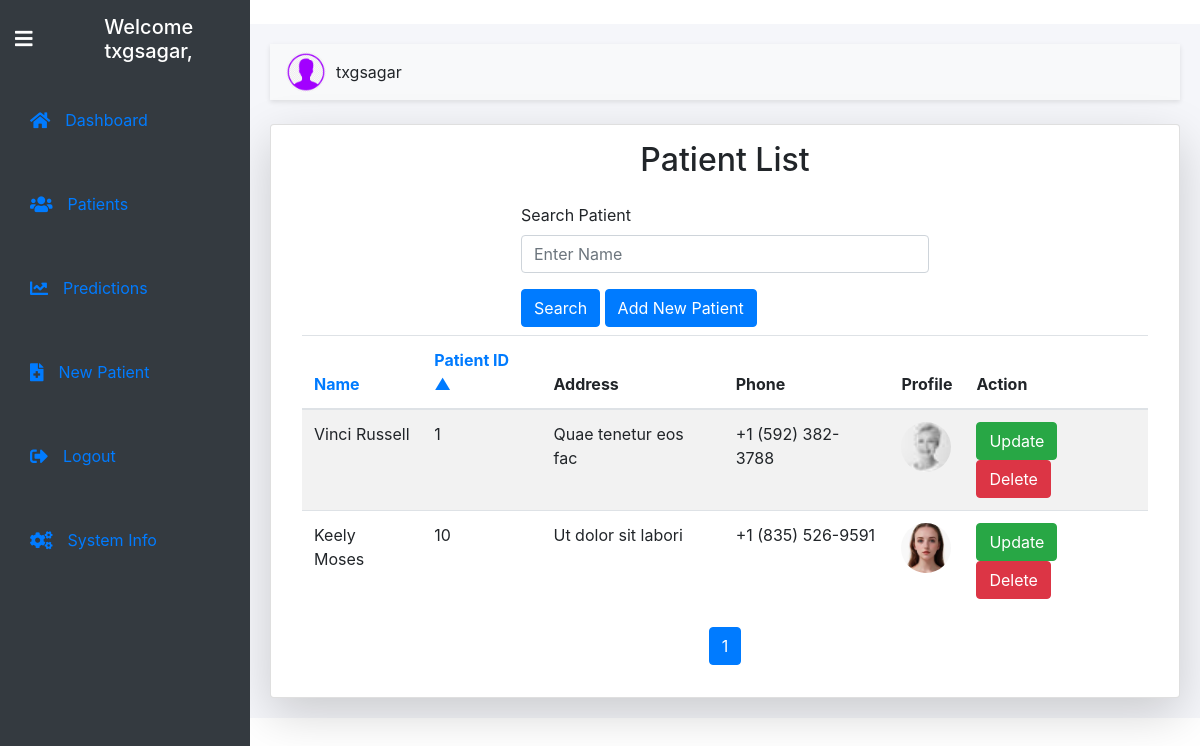
/patients/ (signed in), run on the app's committed database.
### dashboard/models.py (models this page shows, shortened)
class Patient(models.Model):
    owner = models.ForeignKey(User, on_delete=models.CASCADE)
    name = models.CharField(max_length=100)
    uId = models.IntegerField(unique=True)
    email = models.EmailField(blank=True)
    address = models.TextField()
    picture = models.ImageField(upload_to='user_pictures/')
    phone = models.CharField(max_length=15)
    age = models.IntegerField()
    sex = models.CharField(max_length=6, choices=[('Male', 'Male'), ('Female', 'Female')], default='Female')

### dashboard/views.py (the view)
# urls.py: path('patients/', patient_list, name='patient-list'),
@login_required
def patient_list(request):
    sort_by = request.GET.get('sort', 'uId')
    order = request.GET.get('order', 'asc')
    if order == 'desc':
        sort_field = f'-{sort_by}'
    else:
        sort_field = sort_by
    search_query = request.GET.get('search', '')
    if request.user.is_superuser:
        patients = Patient.objects.all()
    else:
        patients = Patient.objects.filter(owner=request.user)
    if search_query:
        patients = patients.filter(name__icontains=search_query)
    patients = patients.order_by(sort_field)
    paginator = Paginator(patients, 5)
    page_number = request.GET.get('page')
    page_obj = paginator.get_page(page_number)
    context = {
        'patients': page_obj,
        'sort_by': sort_by,
        'order': order,
        'search_query': search_query,
    }
    return render(request, 'dashboard/patient_list.html', context)

### dashboard/templates/dashboard/patient_list.html (shortened to what this page needs)
{% extends "base.html" %}
{% load static %}
{% block content %}
<div class="container mt-4 card p-3 shadow-lg">
    <h2 class="text-center mb-4">Patient List</h2>
    <div class="mx-auto col-6">
        <form method="get">
            <div class="mb-3">
                <label for="search-patients" class="form-label">Search Patient</label>
                <input placeholder="Enter Name" name="search" type="text" class="form-control" value="{{ search_query }}">
            </div>
            <button type="submit" class="btn btn-primary">Search</button>
            <a href="{% url 'dashboard:patient-data' %}" class="btn btn-primary">Add New Patient</a>
        </form>
    </div>
    <div class="container mt-2">
        <table class="table table-striped">
            <thead>
                <tr>
                    <th scope="col">
                        <a href="?sort=name&order={% if sort_by == 'name' and order == 'asc' %}desc{% else %}asc{% endif %}&search={{ search_query }}">
                            Name
                        </a>
                    </th>
                    <th scope="col">
                        <a href="?sort=uId&order={% if sort_by == 'uId' and order == 'asc' %}desc{% else %}asc{% endif %}&search={{ search_query }}">
                            Patient ID
                            {% if sort_by == 'uId' %}
                                {% if order == 'asc' %}&#9650;{% else %}&#9660;{% endif %}
                            {% endif %}
                        </a>
                    </th>
                    <th scope="col">Address</th>
                    <th scope="col">Phone</th>
                    <th scope="col">Profile</th>
                    <th scope="col">Action</th>
                </tr>
            </thead>
            <tbody>
                {% for patient in patients %}
                <tr>
                    <td>{{ patient.name }}</td>
                    <td>{{ patient.uId }}</td>
                    <td>{{ patient.address }}</td>
                    <td>{{ patient.phone }}</td>
                    <td>
                        {% if patient.picture %}
                        <a href="{% url 'dashboard:patient_profile' patient.uId %}">
                            <img src="{{ patient.picture.url }}" alt="{{ patient.name }}" class="img-fluid rounded-circle" style="width: 50px; height: 50px;">
                        </a>
                        {% else %}
                        No Image
                        {% endif %}
                    </td>
                   <td>
                        <a href="{% url 'dashboard:update-patient' patient.id %}" class="btn btn-success">Update</a>
                        <form action="{% url 'dashboard:delete-patient' patient.uId %}" method="post" style="display: inline;">
                            <button type="submit" class="btn btn-danger">Delete</button>
                        </form>
                    </td>
                </tr>
                {% empty %}
                <tr>
                    <td colspan="6" class="text-center">No patients found.</td>
                </tr>
                {% endfor %}
            </tbody>
        </table>
    </div>
    <nav aria-label="Page navigation">
        <ul class="pagination justify-content-center">
            {% for num in patients.paginator.page_range %}
                {% if patients.number == num %}
                <li class="page-item active">
                    <a class="page-link" href="#">{{ num }}</a>
                </li>
                {% else %}
                <li class="page-item">
                    <a class="page-link" href="?page={{ num }}&sort={{ sort_by }}&order={{ order }}&search={{ search_query }}">{{ num }}</a>
                </li>
                {% endif %}
            {% endfor %}
        </ul>
    </nav>
</div>
{% endblock %}

### templates/base.html (shortened to what this page needs)
<!DOCTYPE html>
<html lang="en">
<head>
    {% load static %}
    <link rel="stylesheet" href="{% static 'prediction/css/styles.css' %}">
    <link rel="stylesheet" href="https://stackpath.bootstrapcdn.com/bootstrap/4.5.2/css/bootstrap.min.css">
    <link rel="stylesheet" href="https://cdnjs.cloudflare.com/ajax/libs/font-awesome/5.15.4/css/all.min.css">
</head>
<body>
    <div class="sidebar bg-dark text-white" id="sidebar">
        <div class="d-flex align-items-center">
            <button class="btn btn-link text-white toggle-sidebar-btn" id="toggleSidebar" style="text-decoration: none;"><i class="fas fa-bars"></i></button>
            <div class="sidebar-header">
                <h2 class="text-center">Welcome {{ request.user.username|default:"Guest" }},</h2>
            </div>
        </div>
        <ul class="nav flex-column">
            <li class="nav-item {% if request.path == '/' %}active{% endif %}">
                <a class="nav-link" href="{% url 'dashboard:home_dashboard' %}"><i class="fas fa-home"></i> <span>Dashboard</span></a>
            </li>
            {% if request.user.is_authenticated %}
                <li class="nav-item {% if request.path == '/patients/' or '/update-patient/' or '/patient/' %}active{% endif %}">
                    <a class="nav-link" href="{% url 'dashboard:patient-list' %}"><i class="fas fa-users"></i> <span>Patients</span></a>
                </li>
                <li class="nav-item {% if request.path == '/predictions/' %}active{% endif %}">
                    <a class="nav-link" href="{% url 'dashboard:prediction_list' %}"><i class="fas fa-chart-line"></i> <span>Predictions</span></a>
                </li>
                <li class="nav-item {% if request.path == '/patient-details/' %}active{% endif %}">
                    <a class="nav-link" href="{% url 'dashboard:patient-data' %}"><i class="fas fa-file-medical"></i> <span>New Patient</span></a>
                </li>
                <li class="nav-item {% if request.path == '/logout/' %}active{% endif %}">
                    <a class="nav-link" href="{% url 'dashboard:logout-page' %}"><i class="fas fa-sign-out-alt"></i> <span>Logout</span></a>
                </li>
            {% endif %}
              <li class="nav-item {% if request.path == '/svm/' %}active{% endif %}">
                <a class="nav-link" href="{% url 'dashboard:modelinfo' %}"><i class="fas fa-cogs"></i> <span>System Info</span></a>
            </li>
        </ul>
    </div>...
    <div class="main-content">
        <nav class="navbar navbar-expand-lg navbar-light bg-light">
            <div class="d-flex ">
                <div class="nav-profile ms-auto">
                    <img src="{% static 'prediction/img/user.png' %}" alt="Profile Picture">
                    <span>{{ request.user.first_name }} {{ request.user.last_name|default:request.user.username }}</span>
                </div>
            </div>
        </nav>
        <main>
            {% block content %}{% endblock %}
        </main>
    </div>
</body>
</html>

### static/prediction/css/styles.css (style rules this page uses)
.sidebar { position: fixed; top: 0; left: 0; width: 250px; height: 100vh; background-color: #4e54c8; color: white; transition: width 0.3s ease; overflow: hidden; z-index: 1000; }
.sidebar-header { padding: 15px; text-align: center; font-size: 18px; transition: opacity 0.3s ease; }
.sidebar-header h2 { margin: 0; }
.sidebar ul { list-style: none; padding: 0; margin: 0; }
.sidebar ul li { display: flex; align-items: center; padding: 15px; transition: background-color 0.3s ease; }
.sidebar ul li a { display: flex; align-items: center; width: 100%; padding: 15px; transition: background-color 0.3s ease; }
.sidebar ul li a i { font-size: 18px; margin-right: 15px; }
.toggle-sidebar-btn { background: none; border: none; color: white; font-size: 20px; padding: 15px; cursor: pointer; display: flex; align-items: center; justify-content: center; outline: none; }
.main-content { margin-left: 250px; transition: margin-left 0.3s ease; flex: 1; background: #f5f6fa; padding: 20px; }

### templates/base.html (style rules this page uses)
.sidebar { position: fixed; top: 0; left: 0; width: 250px; height: 100vh; transition: width 0.3s ease; overflow: hidden; }
.toggle-sidebar-btn { background: none; border: none; color: white; font-size: 20px; padding: 15px; cursor: pointer; display: flex; align-items: center; justify-content: flex-start; outline: none; text-decoration: none; }
.sidebar-header { flex: 1; text-align: center; }
.sidebar-header h2 { margin: 0; font-size: 20px; }
.main-content { margin-left: 250px; transition: margin-left 0.3s ease; }
.navbar { padding: 0.5rem 1rem; background-color: white; box-shadow: 0 2px 5px rgba(0, 0, 0, 0.1); }
.navbar .nav-profile { display: flex; align-items: center; }
.navbar .nav-profile img { width: 40px; height: 40px; border-radius: 50%; margin-right: 10px; }

### data on the page
Patient: name "Vinci Russell", uId "1", address "Quae tenetur eos fac", phone "+1 (592) 382-3788", picture (picture)
Patient: name "Keely Moses", uId "10", address "Ut dolor sit labori", phone "+1 (835) 526-9591", picture (picture)

### other printed values
{{ request.user.username|default:"Guest" }} "txgsagar"
{{ request.user.last_name|default:request.user.username }} "txgsagar"
{{ num }} "1"
